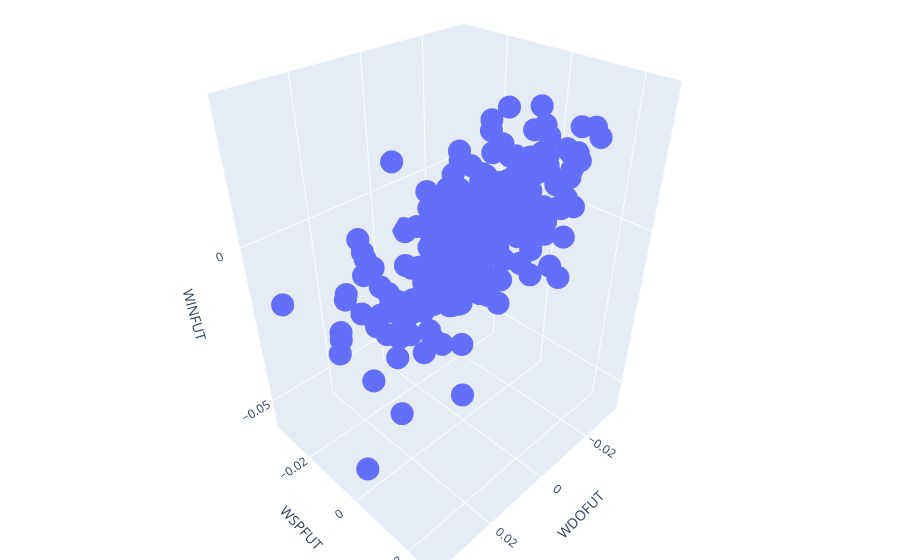

Write notebook code for a chart like this one.
### Code cell
import plotly.express as px

fig = plt.figure(figsize=(30,30))
fig = px.scatter_3d(base, x='WDOFUT', y='WSPFUT', z='WINFUT')
fig.update_layout(margin=dict(l=0, r=0, b=0, t=0))

### Figure 1 — Plotly figure (JSON) as saved in the notebook; plotly's stock layout.template omitted (floating-point values rounded to 4 significant figures; data arrays with more than 128 entries replaced by an {"elided": "..."} marker saying what was removed)
{"data": [{"hovertemplate": "WDOFUT=%{x}<br>WSPFUT=%{y}<br>WINFUT=%{z}<extra></extra>", "legendgroup": "", "marker": {"color": "#636efa", "symbol": "circle"}, "mode": "markers", "name": "", "scene": "scene", "showlegend": false, "type": "scatter3d", "x": {"elided": "299 float values"}, "y": {"elided": "299 float values"}, "z": {"elided": "299 float values"}}], "layout": {"legend": {"tracegroupgap": 0}, "margin": {"b": 0, "l": 0, "r": 0, "t": 0}, "scene": {"domain": {"x": [0, 1], "y": [0, 1]}, "xaxis": {"title": {"text": "WDOFUT"}}, "yaxis": {"title": {"text": "WSPFUT"}}, "zaxis": {"title": {"text": "WINFUT"}}}}}
